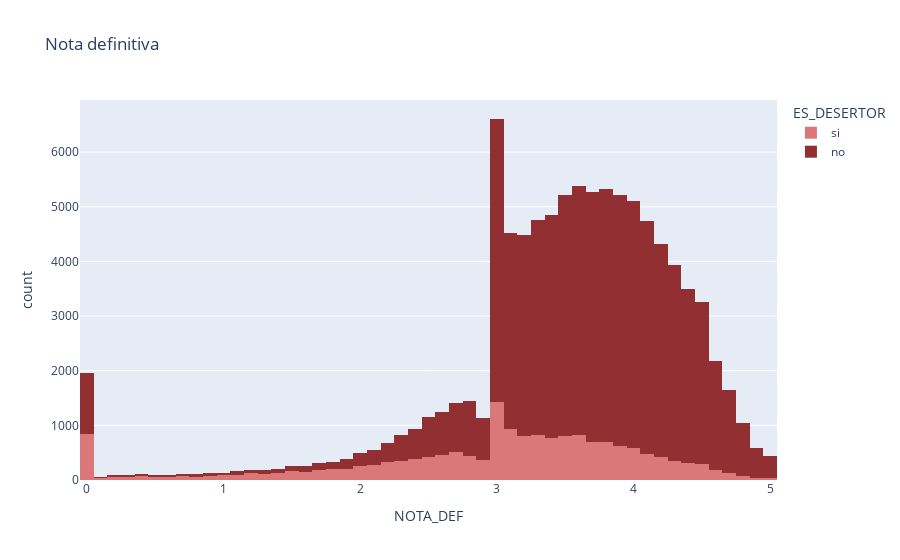

Notebook code cell kept with this figure:
### Code cell
# notas por facultad desertor
fig = px.histogram(filter_by_faculty, x="NOTA_DEF", title='Nota definitiva', color= "ES_DESERTOR", color_discrete_sequence=["#DA7879", "#912F33"] )
fig.show()

### Figure 1 — Plotly figure (JSON) as saved in the notebook; plotly's stock layout.template omitted (floating-point values rounded to 4 significant figures; data arrays with more than 128 entries replaced by an {"elided": "..."} marker saying what was removed)
{"data": [{"alignmentgroup": "True", "bingroup": "x", "hovertemplate": "ES_DESERTOR=si<br>NOTA_DEF=%{x}<br>count=%{y}<extra></extra>", "legendgroup": "si", "marker": {"color": "#DA7879", "pattern": {"shape": ""}}, "name": "si", "offsetgroup": "si", "orientation": "v", "showlegend": true, "type": "histogram", "x": {"elided": "17938 float values"}, "xaxis": "x", "yaxis": "y"}, {"alignmentgroup": "True", "bingroup": "x", "hovertemplate": "ES_DESERTOR=no<br>NOTA_DEF=%{x}<br>count=%{y}<extra></extra>", "legendgroup": "no", "marker": {"color": "#912F33", "pattern": {"shape": ""}}, "name": "no", "offsetgroup": "no", "orientation": "v", "showlegend": true, "type": "histogram", "x": {"elided": "79509 float values"}, "xaxis": "x", "yaxis": "y"}], "layout": {"barmode": "relative", "legend": {"title": {"text": "ES_DESERTOR"}, "tracegroupgap": 0}, "title": {"text": "Nota definitiva"}, "xaxis": {"anchor": "y", "domain": [0, 1], "title": {"text": "NOTA_DEF"}}, "yaxis": {"anchor": "x", "domain": [0, 1], "title": {"text": "count"}}}}
